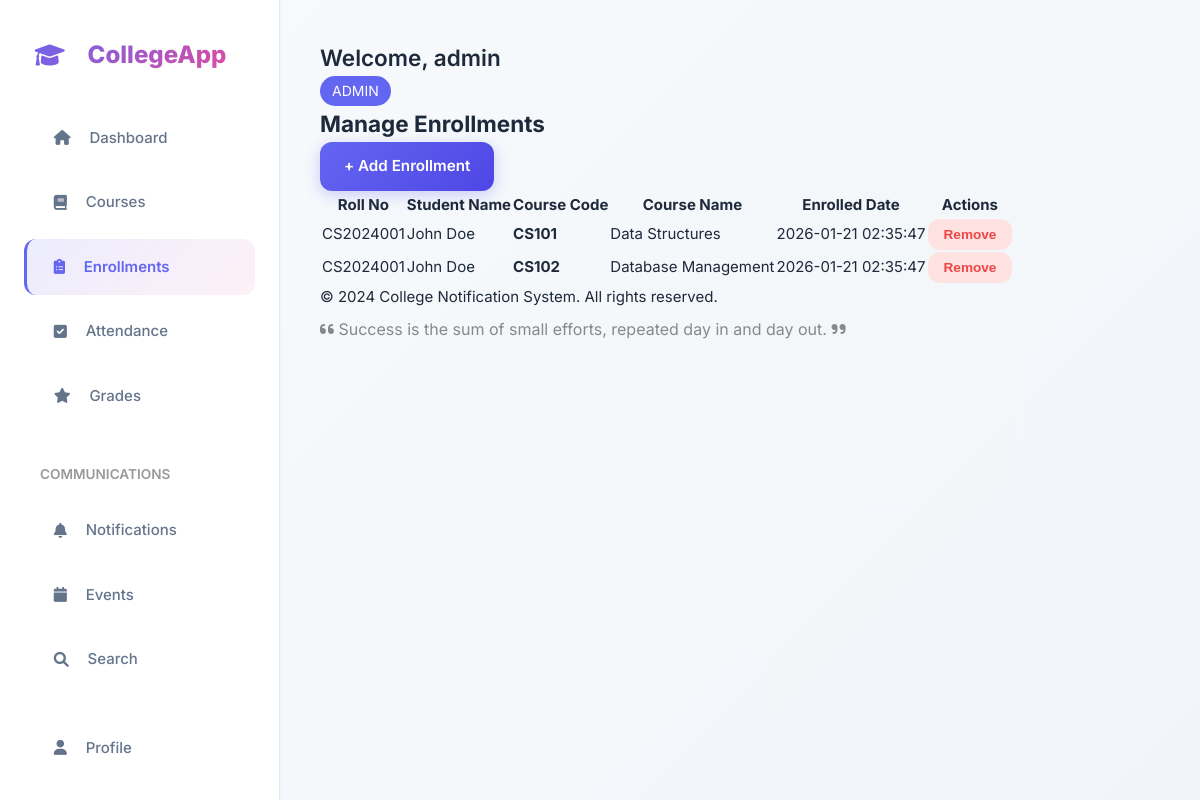
Before: /admin/enrollments (signed in) with the older database file.
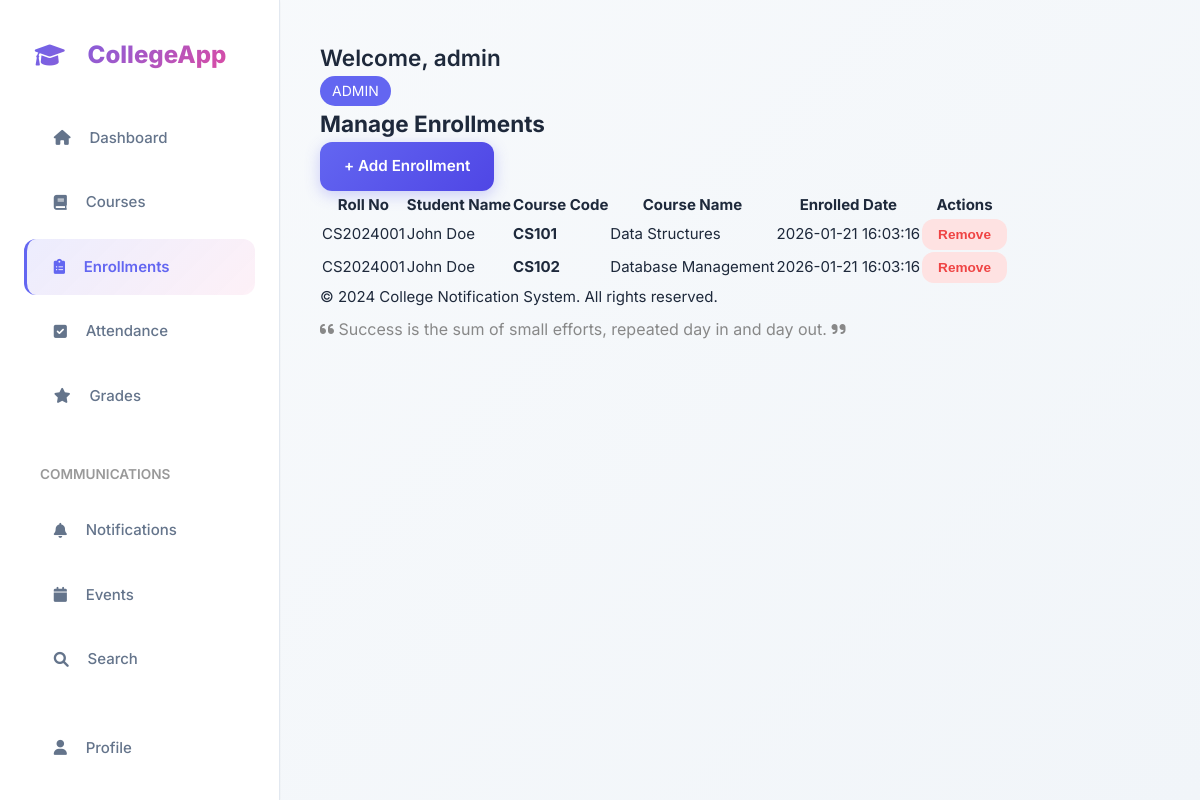
After: the same page with the newer database file.
### tables this page shows
CREATE TABLE enrollments (
  id INTEGER PRIMARY KEY AUTOINCREMENT,
  student_id INTEGER NOT NULL,
  course_id INTEGER NOT NULL,
  enrolled_date TEXT DEFAULT (datetime('now','localtime')),
  FOREIGN KEY (student_id) REFERENCES students(id) ON DELETE CASCADE,
  FOREIGN KEY (course_id) REFERENCES courses(id) ON DELETE CASCADE,
  UNIQUE(student_id, course_id)
);

CREATE TABLE students (
  id INTEGER PRIMARY KEY AUTOINCREMENT,
  user_id INTEGER UNIQUE NOT NULL,
  roll_no TEXT UNIQUE NOT NULL,
  full_name TEXT NOT NULL,
  date_of_birth TEXT,
  phone TEXT,
  address TEXT,
  semester INTEGER DEFAULT 1,
  is_active INTEGER DEFAULT 1,
  created_at TEXT DEFAULT (datetime('now','localtime')),
  FOREIGN KEY (user_id) REFERENCES users(id) ON DELETE CASCADE
);

CREATE TABLE courses (
  id INTEGER PRIMARY KEY AUTOINCREMENT,
  course_code TEXT UNIQUE NOT NULL,
  course_name TEXT NOT NULL,
  credits INTEGER,
  semester INTEGER,
  section TEXT,
  faculty_id INTEGER,
  description TEXT,
  created_at TEXT DEFAULT (datetime('now','localtime')),
  FOREIGN KEY (faculty_id) REFERENCES users(id)
);

### app.py (the view)
@app.route('/admin/enrollments')
@login_required(role='admin')
def manage_enrollments():
    db = get_db()
    enrollments = db.execute("""
        SELECT e.id, s.roll_no, s.full_name, c.course_code, c.course_name, e.enrolled_date
        FROM enrollments e
        JOIN students s ON e.student_id = s.id
        JOIN courses c ON e.course_id = c.id
        ORDER BY s.roll_no, c.course_code
    """).fetchall()
    return render_template('manage_enrollments.html', enrollments=enrollments)

### app.py (called while the page is built)
def get_db():
    if 'db' not in g:
        g.db = sqlite3.connect(DB)
        g.db.row_factory = sqlite3.Row
        g.db.execute("PRAGMA foreign_keys = ON")
    return g.db

### templates/manage_enrollments.html (shortened to what this page needs)
{% extends "base.html" %}
{% block content %}
<div class="container mt-4">
    <h2>Manage Enrollments</h2>
    <a href="{{ url_for('add_enrollment') }}" class="btn btn-primary mb-3">+ Add Enrollment</a>
    <div class="table-responsive">
        <table class="table table-striped table-hover">
            <thead class="table-dark">
                <tr>
                    <th>Roll No</th>
                    <th>Student Name</th>
                    <th>Course Code</th>
                    <th>Course Name</th>
                    <th>Enrolled Date</th>
                    <th>Actions</th>
                </tr>
            </thead>
            <tbody>
                {% for enrollment in enrollments %}
                <tr>
                    <td>{{ enrollment['roll_no'] }}</td>
                    <td>{{ enrollment['full_name'] }}</td>
                    <td><strong>{{ enrollment['course_code'] }}</strong></td>
                    <td>{{ enrollment['course_name'] }}</td>
                    <td>{{ enrollment['enrolled_date'] }}</td>
                    <td>
                        <form method="POST" action="{{ url_for('delete_enrollment', id=enrollment['id']) }}" style="display:inline;">
                            <button type="submit" class="btn btn-sm btn-danger" onclick="return confirm('Are you sure?')">Remove</button>
                        </form>
                    </td>
                </tr>
                {% endfor %}
            </tbody>
        </table>
    </div>
</div>
{% endblock %}

Changed rows visible on the page:
changed enrollments "CS101": enrolled_date "2026-01-21 02:35:47" → "2026-01-21 16:03:16"
changed enrollments "CS102": enrolled_date "2026-01-21 02:35:47" → "2026-01-21 16:03:16"
